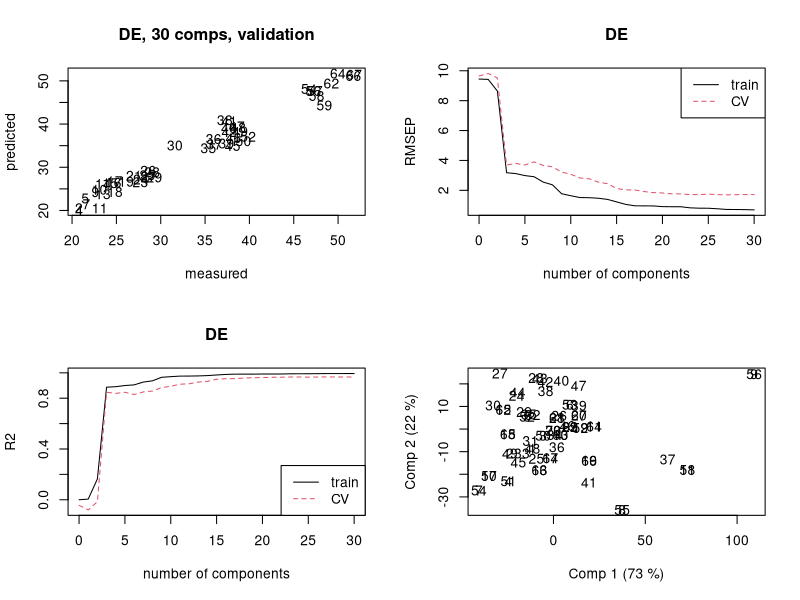
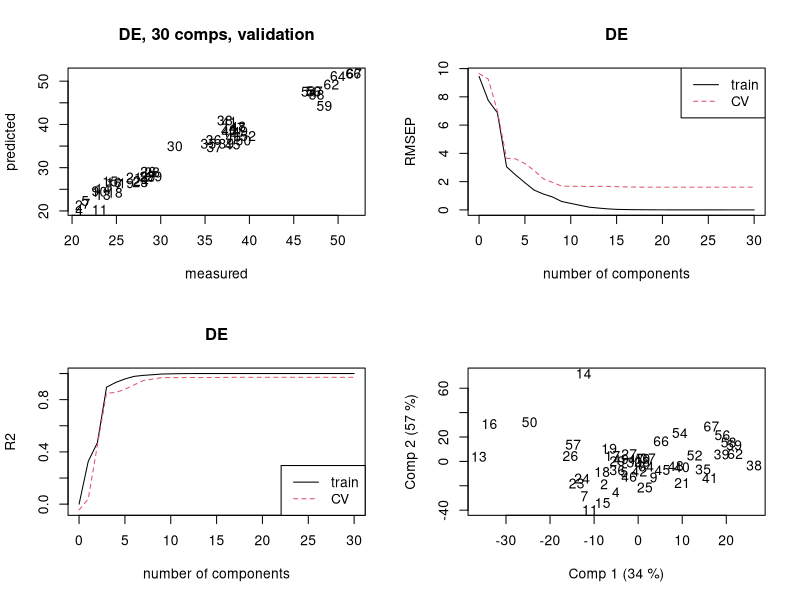
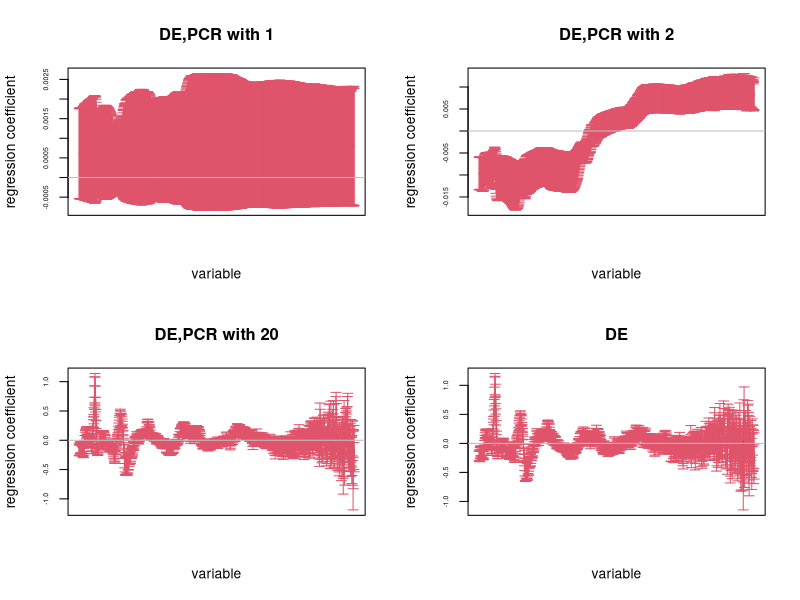
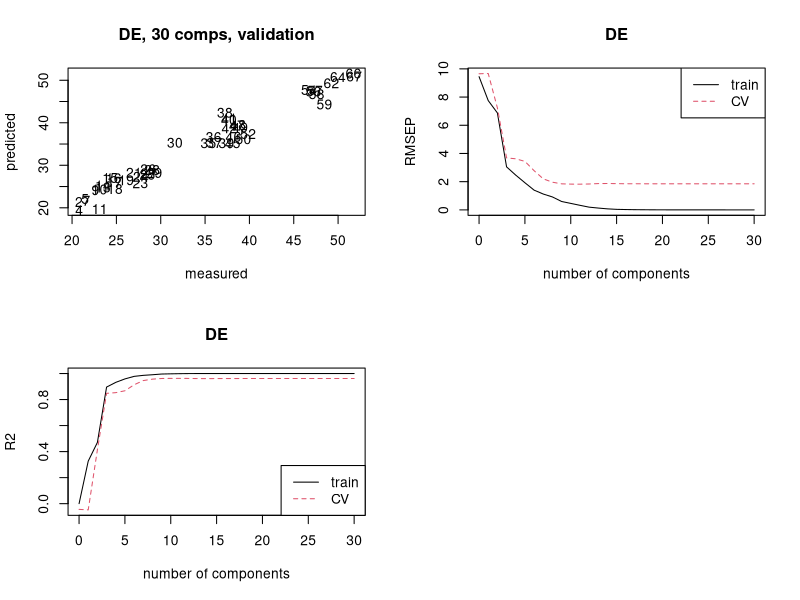
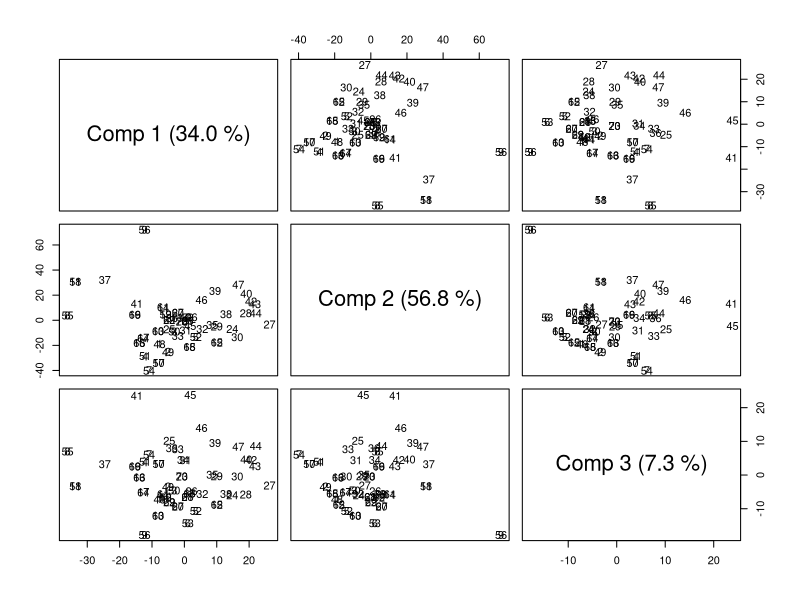
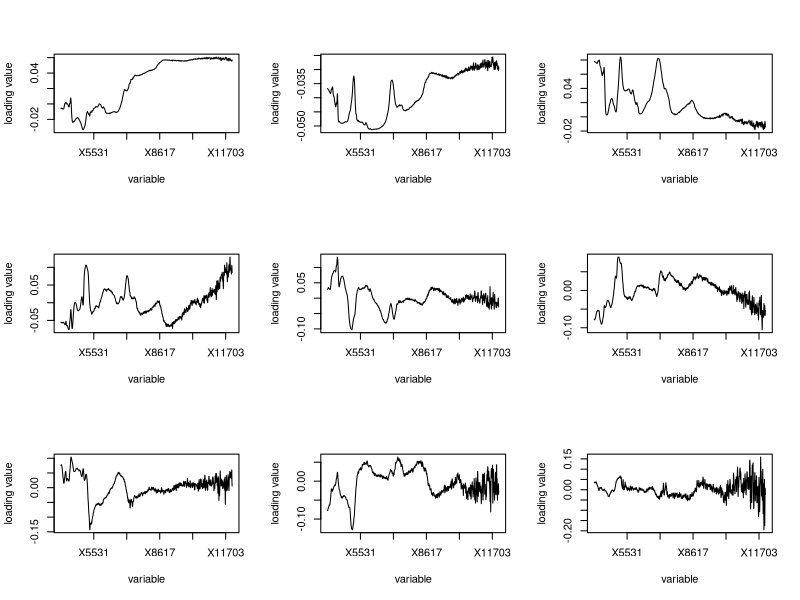
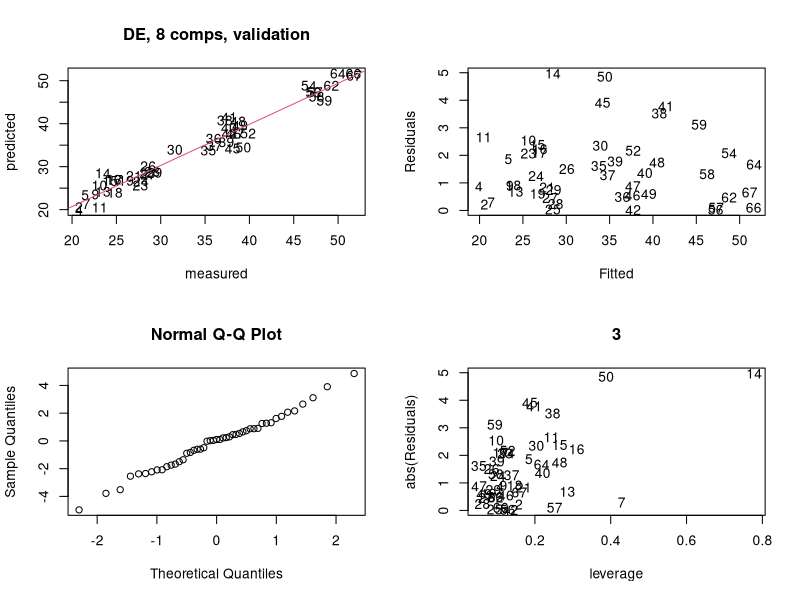
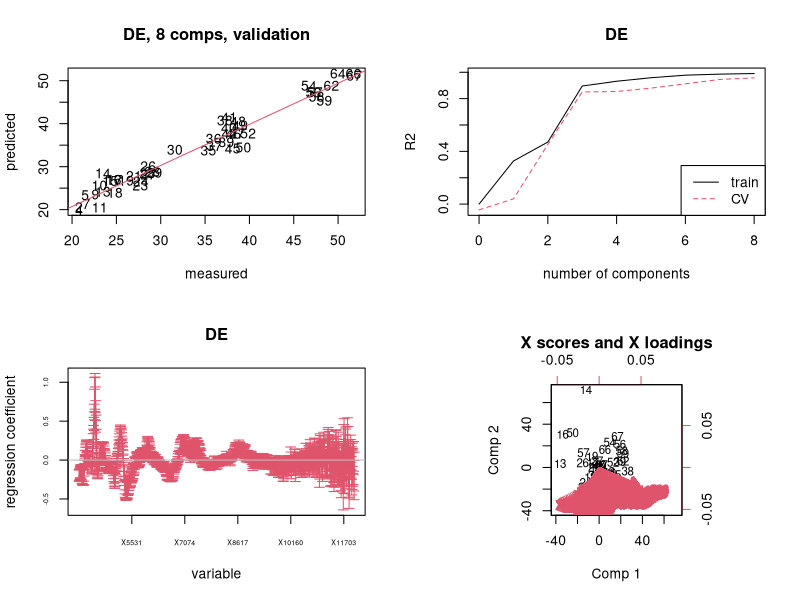

Source code (R) for these figures, in order:
rm(list=ls())
pectin<-read.table("Pectin_and_DE.txt",header=T,sep=";",dec=",")
pectin$NIR<-as.matrix(pectin[,-1])
length(pectin$DE)
summary(pectin)
pectin$train <-TRUE
pectin$train[sample(1:length(pectin$DE),23)]<- FALSE
pectin_TEST <- pectin[pectin$train==FALSE,]
pectin_TRAIN <- pectin[pectin$train==TRUE,]

#1. Explore the data
##2. Model the data, first PCR####
library(pls)
Mpcr<-pcr(DE~NIR,ncomp =30,data=pectin_TRAIN,validation="LOO",scale=T,jackknife=T )
par(mfrow=c(2,2))
plot(Mpcr,labels=rownames(pectin_TRAIN),which="validation")
plot(Mpcr,"validation",estimate=c("train","CV"),legendpos="topright")
plot(Mpcr,"validation",estimate=c("train","CV"),val.type="R2",legendpos="bottomright")
pls::scoreplot(Mpcr,labels=rownames(pectin))

##2.using pls1 (without segments)####
Mpls<-plsr(DE~NIR,ncomp=30,data=pectin_TRAIN,validation="LOO",scale=T,jackknife=T)
par(mfrow=c(2,2))
plot(Mpls,labels=rownames(pectin_TRAIN),which="validation")
plot(Mpls,"validation",estimate=c("train","CV"),legendpos="topright")
plot(Mpls,"validation",estimate=c("train","CV"),val.type="R2",legendpos="bottomright")
pls::scoreplot(Mpls,labels=rownames(pectin_TRAIN))

# Plot RMSE AND coefficients with uncertainty from Jacknife:(PCR),coMpare RMSEP FOR CHOOSING A NO. OF COMP,
par(mfrow=c(2, 2))
coefplot(Mpcr, ncomp =1,se.whiskers=TRUE,labels=prednames(pectin_TRAIN),cex.axis =0.5, main = "DE,PCR with 1")
coefplot(Mpcr, ncomp =2,se.whiskers=TRUE,labels=prednames(pectin_TRAIN),cex.axis = 0.5, main = "DE,PCR with 2")
coefplot(Mpcr, ncomp =20,se.whiskers=TRUE,labels=prednames(pectin_TRAIN),cex.axis =0.5, main="DE,PCR with 20")
coefplot(Mpls, ncomp= 10,se.whiskers=TRUE,labels=prednames(pectin_TRAIN),cex.axis = 0.5, ain = "DE,PLS with 10")
##   using pls1 (with segments)
Seg_pls<-plsr(DE~NIR,ncomp=30,data=pectin_TRAIN,validation="CV",segments=10,segment.type=c("random"),scale=T,jackknife=T)
par(mfrow=c(2,2))
plot(Seg_pls,labels=rownames(pectin_TRAIN),which="validation")
plot(Seg_pls,"validation",estimate=c("train","CV"),legendpos="topright")
plot(Seg_pls,"validation",estimate=c("train","CV"),val.type="R2",legendpos="bottomright")
##COMP IS 9
#   SCORE, Loadings, one by one
pls::scoreplot(Seg_pls,comp=1:3,labels=rownames(pectin))
par(mfrow=c(3,3))
pls::loadingplot(Seg_pls, comps = 1, scatter = F, labels = prednames(Seg_pls),)
pls::loadingplot(Seg_pls, comps = 2, scatter = F, labels = prednames(Seg_pls),)
pls::loadingplot(Seg_pls, comps = 3, scatter = F, labels = prednames(Seg_pls),)
pls::loadingplot(Seg_pls, comps = 4, scatter = F, labels = prednames(Seg_pls),)
pls::loadingplot(Seg_pls, comps = 5, scatter = F, labels = prednames(Seg_pls),)
pls::loadingplot(Seg_pls, comps = 6, scatter = F, labels = prednames(Seg_pls),)
pls::loadingplot(Seg_pls, comps = 7, scatter = F, labels = prednames(Seg_pls),)
pls::loadingplot(Seg_pls, comps = 8, scatter = F, labels = prednames(Seg_pls),)
pls::loadingplot(Seg_pls, comps = 9, scatter = F, labels = prednames(Seg_pls),)

##3. USING A PROPER NO.OF COMPFOR PLSR##
Mpls3<-plsr(DE~NIR,ncomp=8,data=pectin_TRAIN,validation="LOO",scale=TRUE,jackknife=TRUE)
#4. VALIDATE:predicted and  residual.
par(mfrow=c(2, 2))
obsfit<-predplot(Mpls3,labels=rownames(pectin_TRAIN),which="validation")
Residuals<-obsfit[,1]-obsfit[,2]
abline(lm(obsfit[,2]~obsfit[,1]),col=2)
plot(obsfit[,2], abs(Residuals), type = "n", xlab = "Fitted", ylab = "Residuals")
text(obsfit[,2], abs(Residuals), labels = rownames(pectin_TRAIN))
qqnorm(Residuals)
#leverage of X and Hat matrix
Xf <- scores(Mpls3)
H <- Xf %*% solve(t(Xf) %*% Xf) %*% t(Xf)
leverage <- diag(H)
plot(leverage, abs(Residuals), type = "n", main = "3")
text(leverage, abs(Residuals), labels = rownames(pectin_TRAIN))
#no.14 seems like a outlier
##4) "interpret/conclude"####
# Plot coefficients with uncertainty from Jacknife:
par(mfrow=c(2, 2))
obsfit<-predplot(Mpls3,labels=rownames(pectin_TRAIN),which="validation")
abline(lm(obsfit[,2]~obsfit[,1]),col=2)
plot(Mpls3, "validation", estimate = c("train", "CV"), val.type = "R2",
     legendpos = "bottomright")
coefplot(Mpls3, se.whiskers = TRUE, labels = prednames(Mpls3), cex.axis = 0.5)
biplot(Mpls3,var.axes = TRUE)

##5) predict the 4 data points from the TEST set:####
preds <- predict(Mpls3, newdata =pectin_TEST, ncomp = 8)
plot(pectin_TEST$DE, preds)
rmsep<-sqrt(mean(pectin_TEST$DE-preds)^2)
rmsep
# 3comp   0.84659
# 11COMP  0.121125
# 10comp  0.1344003
# 9COMP   0.04874181
# 8comp   0.02347876 ***
# 7comp   0.06847643
